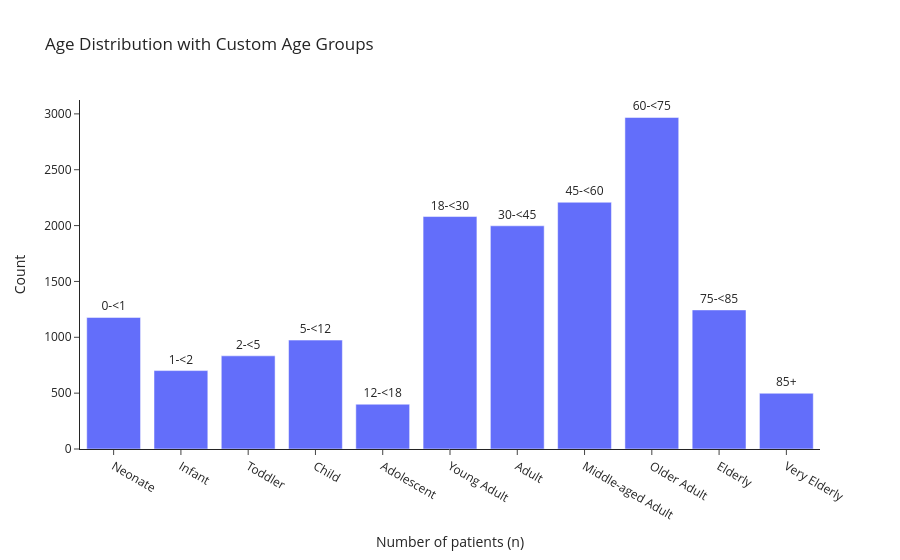

Notebook code for this chart:
### Code cell
plot_df = count_entries("Age Group")

age_range_labels = {
    k: f"{v[0]}-<{int(v[1])}" if v[1] != float('inf') else f"{int(v[0])}+"
    for k, v in age_groups.items()
}
plot_df["Label"] = plot_df["Age Group"].map(age_range_labels)

# Plot histogram with custom age groups using Plotly Express
fig = px.bar(plot_df,
             x='Age Group',
             y="Count",
             text='Label',
             title='Age Distribution with Custom Age Groups',
             labels={'Age Group': 'Age Group', 'count': 'Count'})

fig.update_layout(
    template="simple_white",
    height=600,
    xaxis=dict(
        title="Number of patients (n)",
        categoryorder='array',
        categoryarray=list(age_groups.keys())
    )
)
fig.update_traces(textposition='outside')
fig.show()

### Figure 1 — Plotly figure (JSON) as saved in the notebook; plotly's stock layout.template omitted (floating-point values rounded to 4 significant figures)
{"data": [{"alignmentgroup": "True", "hovertemplate": "Age Group=%{x}<br>Count=%{y}<br>Label=%{text}<extra></extra>", "legendgroup": "", "marker": {"color": "#636efa", "pattern": {"shape": ""}}, "name": "", "offsetgroup": "", "orientation": "v", "showlegend": false, "text": ["12-<18", "85+", "1-<2", "2-<5", "5-<12", "0-<1", "75-<85", "30-<45", "18-<30", "45-<60", "60-<75"], "textposition": "outside", "type": "bar", "x": ["Adolescent", "Very Elderly", "Infant", "Toddler", "Child", "Neonate", "Elderly", "Adult", "Young Adult", "Middle-aged Adult", "Older Adult"], "xaxis": "x", "y": [401, 499, 702, 834, 975, 1178, 1245, 1998, 2081, 2209, 2968], "yaxis": "y"}], "layout": {"autosize": true, "barmode": "relative", "legend": {"tracegroupgap": 0}, "title": {"text": "Age Distribution with Custom Age Groups"}, "xaxis": {"anchor": "y", "autorange": true, "categoryarray": ["Neonate", "Infant", "Toddler", "Child", "Adolescent", "Young Adult", "Adult", "Middle-aged Adult", "Older Adult", "Elderly", "Very Elderly"], "categoryorder": "array", "domain": [0, 1], "range": [-0.5, 10.5], "title": {"text": "Number of patients (n)"}, "type": "category"}, "yaxis": {"anchor": "x", "autorange": true, "domain": [0, 1], "range": [0, 3124.0], "title": {"text": "Count"}, "type": "linear"}}}
